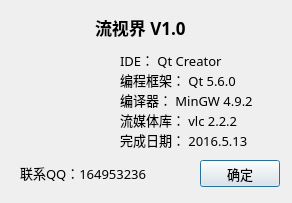
<?xml version="1.0" encoding="UTF-8"?>
<ui version="4.0">
 <class>aboutDialog</class>
 <widget class="QDialog" name="aboutDialog">
  <property name="geometry">
   <rect>
    <x>0</x>
    <y>0</y>
    <width>292</width>
    <height>203</height>
   </rect>
  </property>
  <property name="minimumSize">
   <size>
    <width>292</width>
    <height>203</height>
   </size>
  </property>
  <property name="maximumSize">
   <size>
    <width>292</width>
    <height>203</height>
   </size>
  </property>
  <property name="font">
   <font>
    <family>微软雅黑</family>
    <pointsize>10</pointsize>
   </font>
  </property>
  <property name="windowTitle">
   <string>关于</string>
  </property>
  <widget class="QPushButton" name="pushButton">
   <property name="geometry">
    <rect>
     <x>200</x>
     <y>160</y>
     <width>80</width>
     <height>27</height>
    </rect>
   </property>
   <property name="text">
    <string>确定</string>
   </property>
  </widget>
  <widget class="QLabel" name="icoLabel">
   <property name="geometry">
    <rect>
     <x>15</x>
     <y>60</y>
     <width>90</width>
     <height>90</height>
    </rect>
   </property>
   <property name="text">
    <string/>
   </property>
   <property name="pixmap">
    <pixmap resource="../settings.qrc">:/图片/steamWorld.png</pixmap>
   </property>
   <property name="scaledContents">
    <bool>true</bool>
   </property>
  </widget>
  <widget class="QLabel" name="titleLabel">
   <property name="geometry">
    <rect>
     <x>95</x>
     <y>15</y>
     <width>111</width>
     <height>24</height>
    </rect>
   </property>
   <property name="font">
    <font>
     <pointsize>13</pointsize>
     <weight>75</weight>
     <bold>true</bold>
    </font>
   </property>
   <property name="text">
    <string>流视界 V1.0</string>
   </property>
  </widget>
  <widget class="QLabel" name="label_3">
   <property name="geometry">
    <rect>
     <x>120</x>
     <y>50</y>
     <width>131</width>
     <height>19</height>
    </rect>
   </property>
   <property name="text">
    <string>IDE： Qt Creator</string>
   </property>
  </widget>
  <widget class="QLabel" name="label_4">
   <property name="geometry">
    <rect>
     <x>120</x>
     <y>70</y>
     <width>161</width>
     <height>19</height>
    </rect>
   </property>
   <property name="text">
    <string>编程框架： Qt 5.6.0</string>
   </property>
  </widget>
  <widget class="QLabel" name="label_5">
   <property name="geometry">
    <rect>
     <x>120</x>
     <y>110</y>
     <width>151</width>
     <height>19</height>
    </rect>
   </property>
   <property name="text">
    <string>流媒体库： vlc 2.2.2</string>
   </property>
  </widget>
  <widget class="QLabel" name="label_6">
   <property name="geometry">
    <rect>
     <x>120</x>
     <y>90</y>
     <width>181</width>
     <height>19</height>
    </rect>
   </property>
   <property name="text">
    <string>编译器： MinGW 4.9.2</string>
   </property>
  </widget>
  <widget class="QLabel" name="label_7">
   <property name="geometry">
    <rect>
     <x>120</x>
     <y>130</y>
     <width>161</width>
     <height>19</height>
    </rect>
   </property>
   <property name="text">
    <string>完成日期： 2016.5.13</string>
   </property>
  </widget>
  <widget class="QLabel" name="label_8">
   <property name="geometry">
    <rect>
     <x>20</x>
     <y>163</y>
     <width>161</width>
     <height>19</height>
    </rect>
   </property>
   <property name="text">
    <string>联系QQ：164953236</string>
   </property>
  </widget>
 </widget>
 <resources>
  <include location="../settings.qrc"/>
 </resources>
 <connections/>
</ui>
